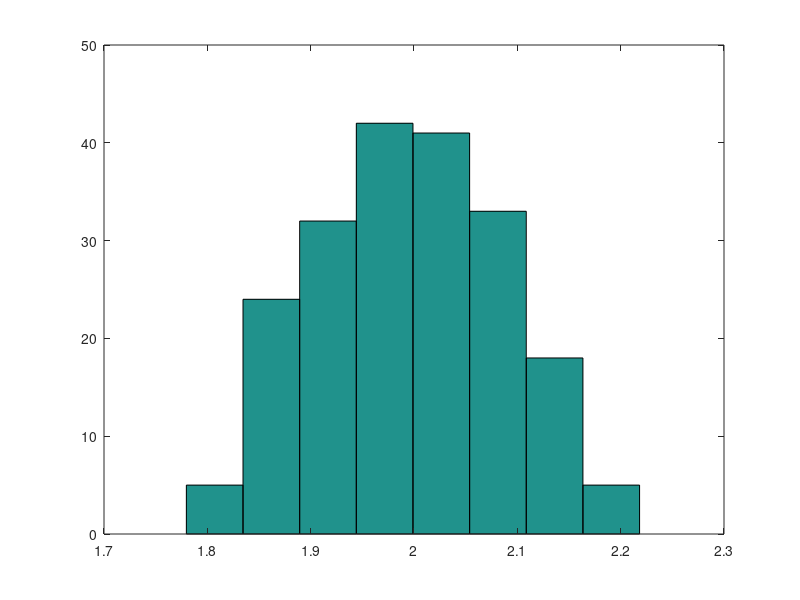

Recreate this plot in MATLAB.
z = [ 
1.9567
1.8334
2.0125
2.0287
1.8853
2.1190
2.1189
1.9962
2.0327
2.0174
1.9813
2.0725
1.9411
2.2183
1.9863
2.0113
2.1066
2.0059
1.9904
1.9167
2.0294
1.8663
2.0714
2.1623
1.9308
2.0857
2.1254
1.8406
1.8559
2.0571
1.9600
2.0689
2.0815
2.0711
2.1290
2.0668
2.1190
1.8797
1.9980
1.9843
1.8395
2.0257
1.8943
2.1415
1.9194
2.0528
2.0219
1.9078
1.7829
1.9940
1.8989
2.0614
2.0507
2.1692
2.0591
1.9356
2.0380
1.8990
1.9980
1.9951
2.0000
1.9682
2.1095
1.8126
2.0428
2.0895
2.0730
2.0577
2.0040
2.0677
2.0568
1.9744
1.9622
1.9704
1.8524
1.9765
2.0118
2.0314
2.1443
1.9649
2.0623
2.0799
2.0940
1.9007
2.0212
2.0237
1.8992
1.9257
2.1082
1.9868
2.0389
2.0087
1.9364
1.9440
2.0443
1.9050
2.0781
2.0568
1.9178
1.9734
1.8812
1.7797
2.0986
1.9481
2.0327
2.0234
2.0021
1.8996
1.9052
1.9625
1.8814
1.8944
2.1472
2.0055
1.8782
1.9958
1.8871
1.8650
1.9738
2.0953
2.0128
2.0656
1.8832
1.9539
1.9737
1.8786
1.8680
2.0931
2.0011
1.9354
2.0805
2.0231
1.9010
2.1339
2.0289
2.1478
2.1138
1.9315
1.8708
1.9927
1.9669
1.9156
2.0497
2.1488
1.9453
1.9153
1.9753
2.0663
1.9145
1.8798
1.9880
1.9934
2.0485
1.9404
1.9850
1.9565
1.9920
2.1535
1.9393
1.8652
2.0469
1.9096
2.0035
1.9372
2.0535
2.0552
1.9796
1.7945
2.0132
2.1592
2.1018
1.8419
1.9921
1.9318
1.8975
1.8765
2.0288
1.9570
2.0055
1.9632
1.9535
2.0370
2.0728
2.2112
1.8642
1.8977
2.1037
1.9610
1.8618
2.0315
2.1553
2.0707
2.1957
2.0504
2.1864
1.9660
1.8860
1.9788
2.1190
1.8883
]

disp('mediana: ')
median(z)
disp('desvio standard:')
std(z)
disp('varianza')
var(z)
disp('media:')
mean(z)
hist(z, 8, max(size(z)))
